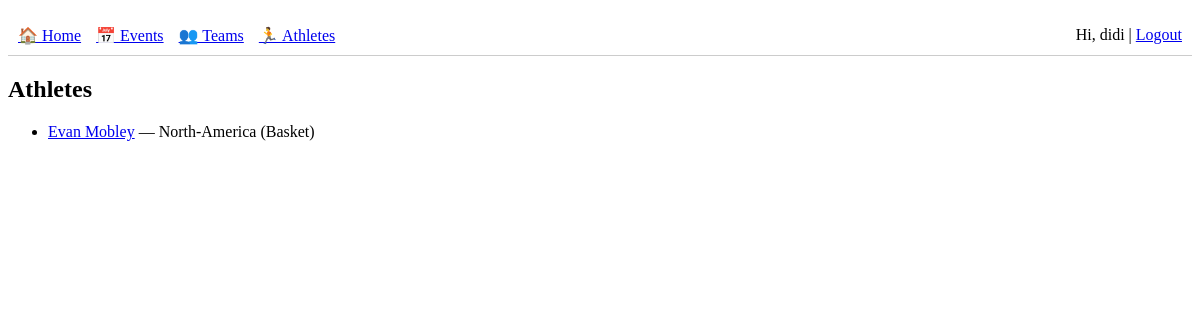
The app's page /athletes/ (signed in), older data.
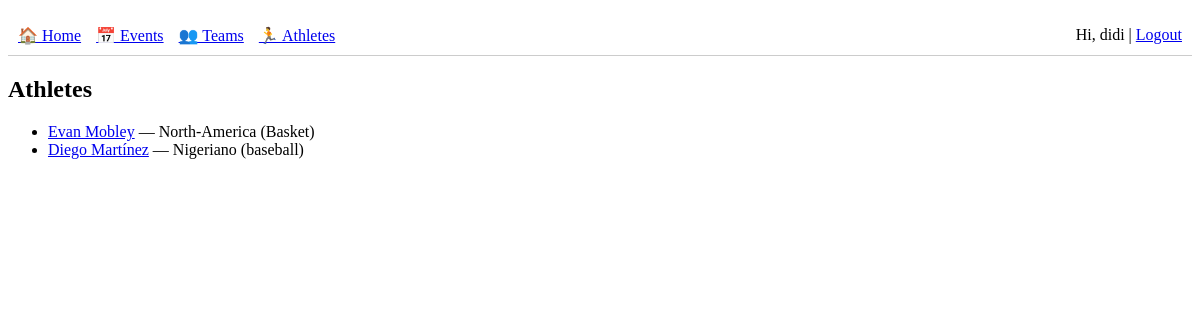
The same page, newer data.
### core/models.py (models this page shows, shortened)
class Athlete(models.Model):
    name = models.CharField(max_length=255)
    age = models.PositiveIntegerField()
    nationality = models.CharField(max_length=100)
    sport = models.CharField(max_length=100)
    team = models.ForeignKey(Team, on_delete=models.SET_NULL, null=True, blank=True, related_name='athletes')
    events = models.ManyToManyField(SportsEvent, related_name='athletes')
    creator = models.ForeignKey(User, on_delete=models.CASCADE, related_name='athletes')

### core/views.py (the view)
# urls.py: path('athletes/', athletes_list, name='athletes_list'),
@login_required
def athletes_list(request):
    athletes = Athlete.objects.all()
    return render(request, "athletes_list.html", {"athletes": athletes})

### templates/athletes_list.html
{% extends 'base.html' %}
{% block content %}
  <h2>Athletes</h2>
  <ul>
    {% for athlete in athletes %}
      <li>
        <a href="{% url 'athlete_detail' athlete.id %}">{{ athlete.name }}</a>
        — {{ athlete.nationality }} ({{ athlete.sport }})
      </li>
    {% empty %}
      <li>There ara no registered athletes.</li>
    {% endfor %}
  </ul>
{% endblock %}

Row changes from the older to the newer data that the page shows:
added Athlete: name "Diego Martínez", nationality "Nigeriano", sport "baseball"
